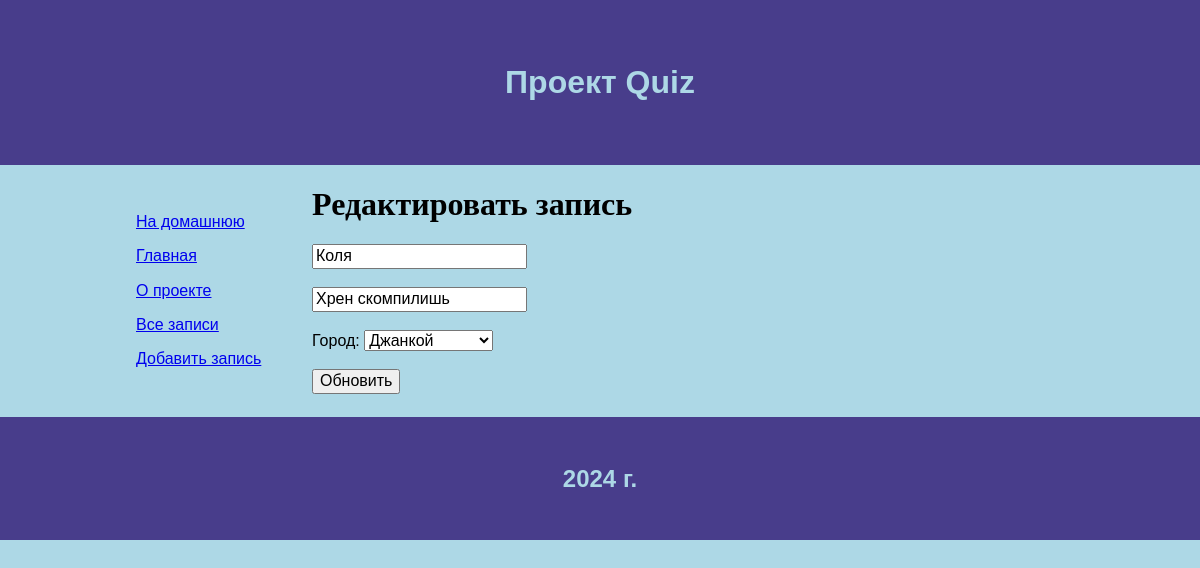
The page /user/3/update on the database as committed earlier.
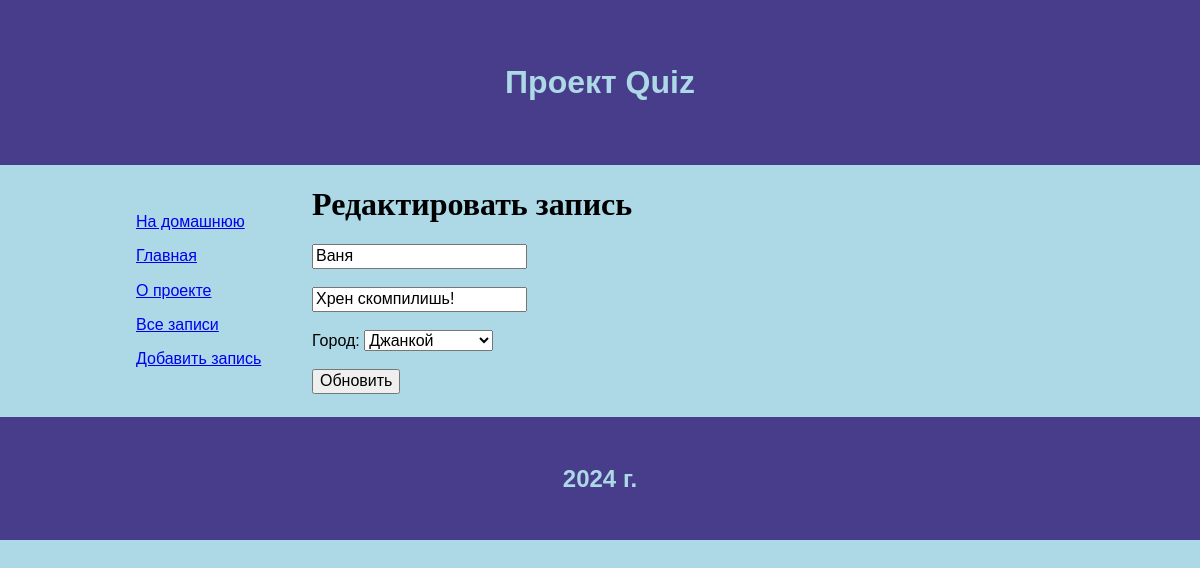
The same page on the database as committed later.
### model/user.py (models this page shows)
class User(db.Model):
    id = db.Column(db.Integer, primary_key=True)
    name = db.Column(db.String(255), nullable=False)
    description = db.Column(db.Text, nullable=True)
    date = db.Column(db.Date, default=datetime.utcnow)
    city_id = db.Column(db.Integer, db.ForeignKey(City.id), nullable=True)

### control.py (the view)
@app.route("/user/<int:id>/update", methods=['GET', 'POST'])
def userUpdate(id):
    user = User.query.get(id)
    if request.method == 'POST':
        user.name = request.form['name']
        user.description = request.form['description']
        city = request.form['city']
        try:
            db.session.commit()
            return redirect('/users')
        except:
            return 'Возникла ошибка при обновлении записи БД'
    else:
        city = City.query.all()
        return render_template('update.html', data=user, city=city)

### templates/update.html (shortened to what this page needs)
{% extends 'base/main.html' %}
{% block content %}
    <h1>Редактировать запись</h1>
    <form method="post">
        <input type="text" name="name" value="{{data.name}}" placeholder="Имя"><br><br>
        <input type="text" name="description" value="{{data.description}}" placeholder="Описание"><br><br>
        Город: <select name="city">
            {% for i in city %}
                {% if i.id == data.city_id %}
                    <option selected value="{{ i.id }}">{{ i.name }}</option>
                {% else %}
                    <option value="{{ i.id }}">{{ i.name }}</option>
                {% endif %}
            {% endfor %}
        </select><br><br>
        <button type="submit">Обновить</button>
    </form>
{% endblock %}

### templates/base/main.html (shortened to what this page needs)
<!DOCTYPE html>
<html lang="ru">
<head>
    <link rel="stylesheet" href="{{url_for('static', filename='css/normalize.css')}}">
    <link rel="stylesheet" href="{{url_for('static', filename='css/style.css')}}">
</head>
<body>
    {% include 'ins/header.html' %}
    <div class="container">
        {% include 'ins/aside.html' %}
        <div class="content">
            {% block content %}{% endblock %}
        </div>
    </div>
    {% include 'ins/footer.html' %}
</body>
</html>

### templates/ins/header.html
<header>
    <div>
        <b>Проект Quiz</b>
    </div>
</header>

### templates/ins/aside.html
<aside>
    {% include 'ins/menu.html' %}
</aside>

### templates/ins/menu.html
<menu>
    <p><a href="/">На домашнюю</a></p>
    <p><a href="{{url_for('index')}}">Главная</a></p>
    <p><a href="{{url_for('about')}}">О проекте</a></p>
    <p><a href="{{url_for('users')}}">Все записи</a></p>
    <p><a href="{{url_for('create')}}">Добавить запись</a></p>
</menu>

### templates/ins/footer.html
<footer>
    <div>
        <b>2024 г.</b>
    </div>
</footer>

### static/css/style.css (style rules this page uses)
body { background: lightblue; font-family: Verdana, Geneva, sans-serif; color: black; font-size: 1em; }
header { display: flex; justify-content: center; padding: 2em; background: darkslateblue; color: lightblue; font-size: 2em; }
footer { display: flex; justify-content: center; padding: 2em; background: darkslateblue; color: lightblue; font-size: 1.5em; }
aside { width: 20%; }
menu { padding: 1em; }
h1, h2 { font-family: 'Times New Roman', Times, serif; }
.container { display: flex; width: 80%; margin: auto; }
.content { width: 80%; }

Rows that differ between the two databases and show on the page:
changed User: name "Коля" → "Ваня"; description "Хрен скомпилишь" → "Хрен скомпилишь!"
